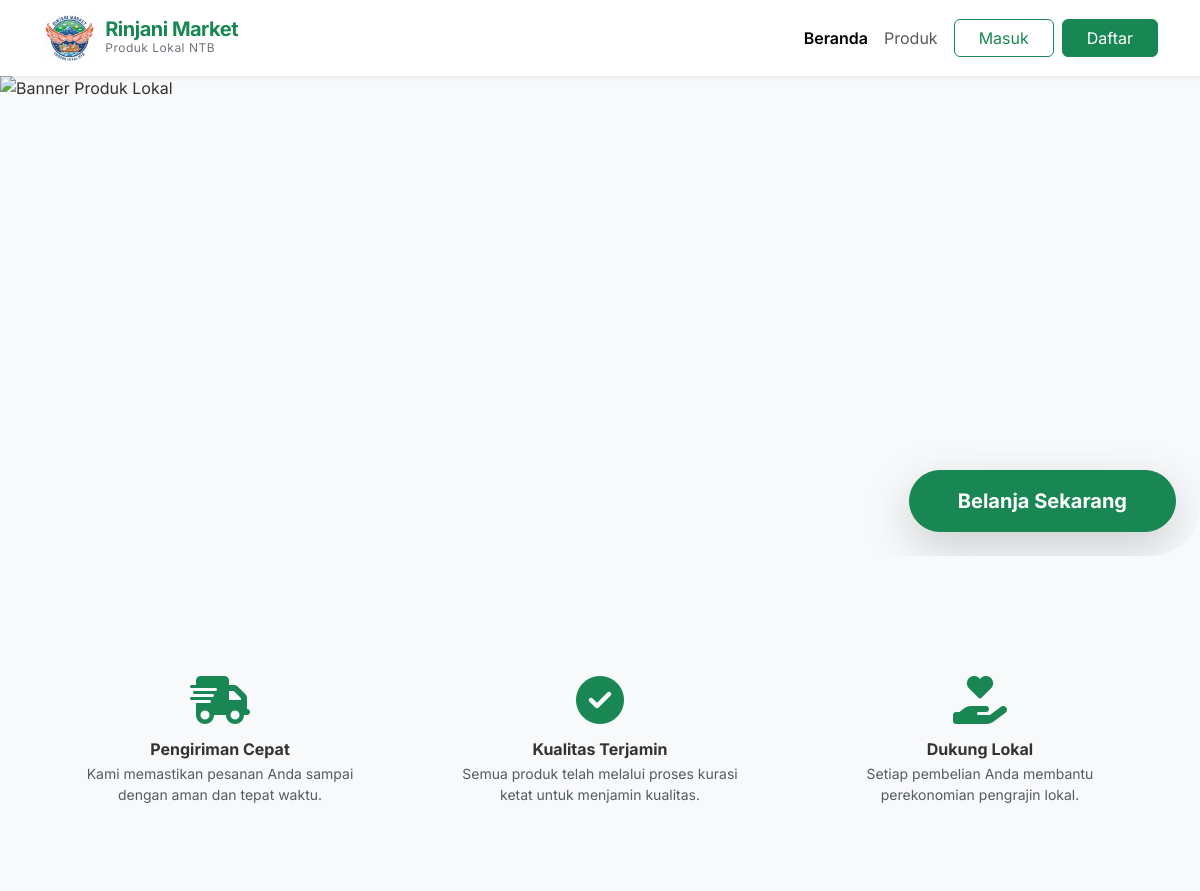
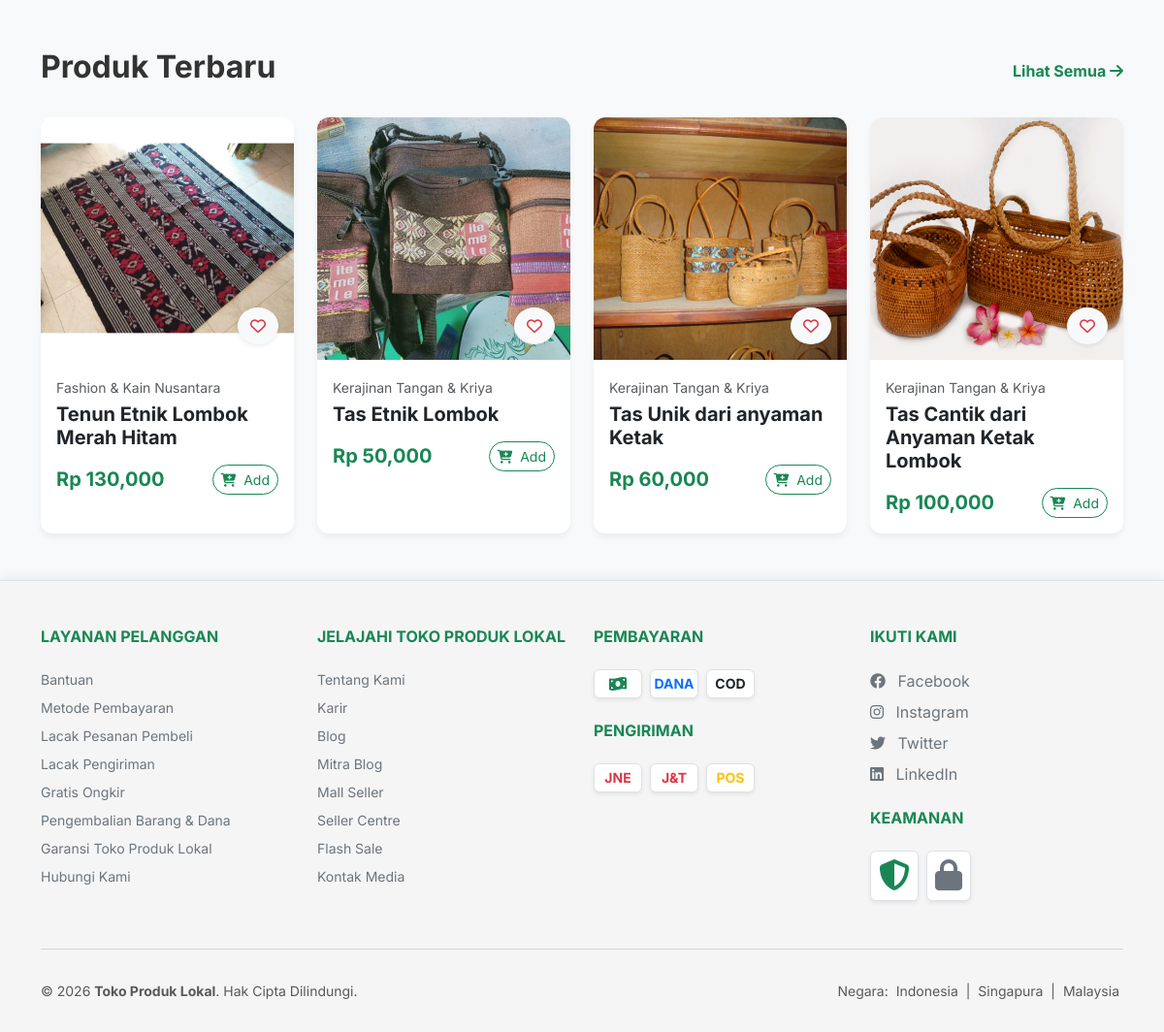
The page / on the database its author committed (2 pictures, top to bottom).
### tables this page shows
CREATE TABLE IF NOT EXISTS `products` ( 
  `id` int(11) NOT NULL AUTO_INCREMENT, 
  `category_id` int(11) NOT NULL, 
  `name` varchar(255) NOT NULL, 
  `description` text DEFAULT NULL, 
  `price` decimal(10,2) NOT NULL, 
  `stock` int(11) NOT NULL DEFAULT 0, 
  `image` varchar(255) DEFAULT NULL, 
  `created_at` timestamp NOT NULL DEFAULT current_timestamp(), 
  PRIMARY KEY (`id`), 
  KEY `category_id` (`category_id`), 
  CONSTRAINT `products_ibfk_1` FOREIGN KEY (`category_id`) REFERENCES `categories` (`id`) ON DELETE CASCADE 
);

CREATE TABLE IF NOT EXISTS `categories` ( 
  `id` int(11) NOT NULL AUTO_INCREMENT, 
  `name` varchar(100) NOT NULL, 
  `created_at` timestamp NOT NULL DEFAULT current_timestamp(), 
  PRIMARY KEY (`id`) 
);

### app/core/Controller.php (called while the page is built, shortened)
<?php
class Controller {
    public function view($view, $data = []) {
        require_once '../app/views/' . $view . '.php';
    }
    public function model($model) {
        return new $model;
    }
}

### app/controllers/Home.php (called while the page is built, shortened)
<?php
class Home extends Controller {
    public function index() {
        $data['judul'] = 'Home';
        $data['featured_products'] = $this->model('Product_model')->getAllProducts();
        $this->view('home/index', $data);
    }
}

### app/core/App.php (called while the page is built, shortened)
<?php
class App {
    protected $method = 'index';
    protected $params = [];
    public function __construct() {
        $this->controller = new $this->controller;
        call_user_func_array([$this->controller, $this->method], $this->params);
    }
}

### public/index.php (called while the page is built, shortened)
<?php
$app = new App();

### app/core/Database.php (called while the page is built, shortened)
<?php
class Database {
    private $host = DB_HOST;
    private $user = DB_USER;
    private $pass = DB_PASS;
    private $db_name = DB_NAME;
    private $dbh;
    private $stmt;
    public function __construct() {
        $dsn = 'mysql:host=' . $this->host . ';dbname=' . $this->db_name;
        $option = [
            PDO::ATTR_PERSISTENT => true,
            PDO::ATTR_ERRMODE => PDO::ERRMODE_EXCEPTION
        ];
        try {
            $this->dbh = new PDO($dsn, $this->user, $this->pass, $option);
        } catch (PDOException $e) {
            die($e->getMessage());
        }
    }
    public function query($query) {
        $this->stmt = $this->dbh->prepare($query);
    }
    public function execute() {
        return $this->stmt->execute();
    }
    public function resultSet() {
        $this->execute();
        return $this->stmt->fetchAll(PDO::FETCH_ASSOC);
    }
}

### app/models/Product_model.php (called while the page is built, shortened)
<?php
class Product_model {
    private $table = 'products';
    private $db;
    public function __construct() {
        $this->db = new Database;
    }
    public function getAllProducts() {
        $this->db->query('SELECT products.*, categories.name as category_name FROM ' . $this->table . ' JOIN categories ON products.category_id = categories.id ORDER BY products.id DESC');
        return $this->db->resultSet();
    }
}

### app/views/home/index.php (the view, shortened to what this page needs)
<section class="hero-section position-relative p-0 mb-3 mb-md-5">
    <div class="w-100 overflow-hidden position-relative" style="border-radius: 0 0 50px 50px;">
        <img src="<?= BASEURL; ?>/assets/img/home produk lokal lombok.png" alt="Banner Produk Lokal" class="w-100 d-block hero-img">
        <div class="position-absolute end-0 text-end hero-btn-container pe-4 pb-4">
            <a href="<?= BASEURL; ?>/products" class="btn btn-success btn-hero fw-bold rounded-pill shadow-lg animate-bounce">Belanja Sekarang</a>
        </div>
    </div>
</section>
<section class="py-3 py-md-5">
    <div class="container">
        <div class="row g-2 g-md-4 text-center">
            <div class="col-4 col-md-4">
                <div class="p-2 p-md-4 h-100">
                    <div class="mb-2 mb-md-3 text-success"><i class="fas fa-shipping-fast fa-2x fa-md-3x"></i></div>
                    <h6 class="fw-bold small-on-mobile mb-1">Pengiriman Cepat</h6>
                    <p class="text-muted small d-none d-md-block">Kami memastikan pesanan Anda sampai dengan aman dan tepat waktu.</p>
                </div>
            </div>
            <div class="col-4 col-md-4">
                <div class="p-2 p-md-4 h-100">
                    <div class="mb-2 mb-md-3 text-success"><i class="fas fa-check-circle fa-2x fa-md-3x"></i></div>
                    <h6 class="fw-bold small-on-mobile mb-1">Kualitas Terjamin</h6>
                    <p class="text-muted small d-none d-md-block">Semua produk telah melalui proses kurasi ketat untuk menjamin kualitas.</p>
                </div>
            </div>
            <div class="col-4 col-md-4">
                <div class="p-2 p-md-4 h-100">
                    <div class="mb-2 mb-md-3 text-success"><i class="fas fa-hand-holding-heart fa-2x fa-md-3x"></i></div>
                    <h6 class="fw-bold small-on-mobile mb-1">Dukung Lokal</h6>
                    <p class="text-muted small d-none d-md-block">Setiap pembelian Anda membantu perekonomian pengrajin lokal.</p>
                </div>
            </div>
        </div>
    </div>
</section>
<section class="py-5 bg-light">
    <div class="container">
        <div class="d-flex justify-content-between align-items-center mb-4">
            <h2 class="fw-bold">Produk Terbaru</h2>
            <a href="<?= BASEURL; ?>/products" class="text-success text-decoration-none fw-bold">Lihat Semua <i class="fas fa-arrow-right"></i></a>
        </div>
        <div class="row g-4">
            <?php
            $count = 0;
            foreach($data['featured_products'] as $prod):
                if($count >= 4) break;
                $count++;
            ?>
            <div class="col-md-3">
                <div class="card h-100 product-card">
                    <div class="position-relative overflow-hidden">
                        <?php if($prod['image']): ?>
                            <img src="<?= BASEURL; ?>/assets/img/<?= $prod['image']; ?>" class="card-img-top" alt="<?= $prod['name']; ?>" style="height: 250px; object-fit: cover;">
                        <?php else: ?>
                            <div class="bg-secondary text-white text-center py-5" style="height: 250px;">No Image</div>
                        <?php endif; ?>
                        <div class="position-absolute bottom-0 end-0 p-3">
                            <button class="btn btn-light rounded-circle shadow-sm text-danger"><i class="far fa-heart"></i></button>
                        </div>
                    </div>
                    <div class="card-body">
                        <small class="text-muted"><?= $prod['category_name']; ?></small>
                        <h5 class="card-title fw-bold mt-1"><?= $prod['name']; ?></h5>
                        <div class="d-flex justify-content-between align-items-center mt-3">
                            <span class="text-success fw-bold h5 mb-0">Rp <?= number_format($prod['price']); ?></span>
                            <a href="<?= BASEURL; ?>/products/addToCart/<?= $prod['id']; ?>" class="btn btn-outline-success btn-sm rounded-pill"><i class="fas fa-cart-plus me-1"></i> Add</a>
                        </div>
                    </div>
                </div>
            </div>
            <?php endforeach; ?>
        </div>
    </div>
</section>

### public/assets/css/style.css (style rules this page uses)
:root { --primary-color: #198754; --secondary-color: #20c997; --font-family-base: 'Inter', sans-serif; }
body { font-family: var(--font-family-base); background-color: #f8f9fa; color: #333; }
.hero-section { position: relative; z-index: 1; }
.animate-bounce { animation: bounce 2s infinite; }
.hero-img { height: auto; width: 100%; object-fit: fill; object-position: center; }
.hero-btn-container { bottom: 0; width: auto; }
.btn-hero { padding: 10px 30px; font-size: 1rem; }
@media (min-width: 768px) { .hero-img { height: 60vh; } }
@media (min-width: 768px) { .btn-hero { padding: 15px 48px; font-size: 1.25rem; } }
@media (min-width: 768px) { .fa-md-3x { font-size: 3em; } }
.card { border: none; border-radius: 12px; box-shadow: 0 4px 6px rgba(0,0,0,0.05); transition: transform 0.2s, box-shadow 0.2s; overflow: hidden; }

### rows shown on the page
products: image (picture), category.name "Fashion & Kain Nusantara", name "Tenun Etnik Lombok Merah Hitam", price "130,000"
products: image (picture), category.name "Kerajinan Tangan & Kriya", name "Tas Etnik Lombok", price "50,000"
products: image (picture), category.name "Kerajinan Tangan & Kriya", name "Tas Unik dari anyaman Ketak", price "60,000"
products: image (picture), category.name "Kerajinan Tangan & Kriya", name "Tas Cantik dari Anyaman Ketak Lombok", price "100,000"

### other values the page prints
SITENAME "Toko Produk Lokal"
SITENAME "TOKO PRODUK LOKAL"
